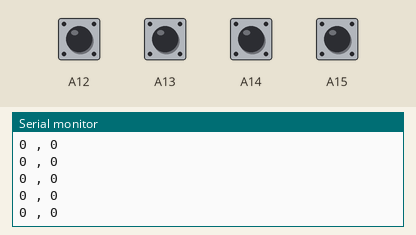
Recording of a sketch running on a simulated Arduino Mega 2560, built with avr-gcc and run on an emulated ATmega2560. Parts: the last lines printed to the serial monitor. The test bench sets the inputs (shaded band); at power-on: A12–15 HIGH.

Above: at 1.2 s.
1.3 s: A12 pulled LOW for 0.15 s
At 1.35 s:
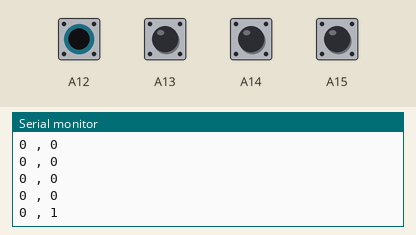
2.9 s: A13 pulled LOW for 0.15 s
At 2.93 s:
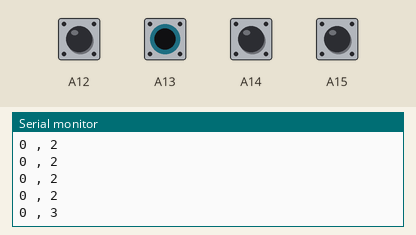
4.5 s: A14 pulled LOW for 0.15 s
At 4.52 s:
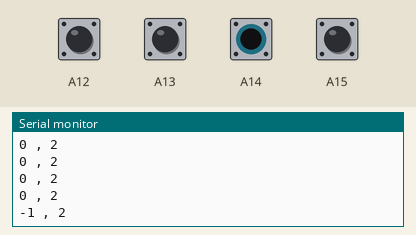
7.6 s: A15 pulled LOW for 0.15 s
At 7.64 s:
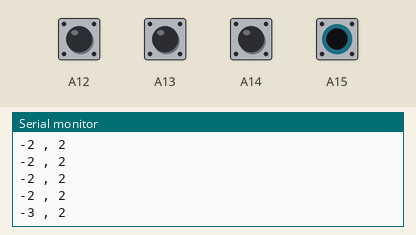
9.2 s: A12 pulled LOW for 1 s
At 9.23 s:
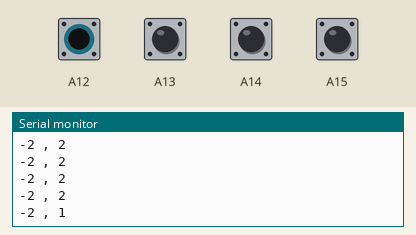
11.7 s: A13 pulled LOW for 1 s
At 11.74 s:
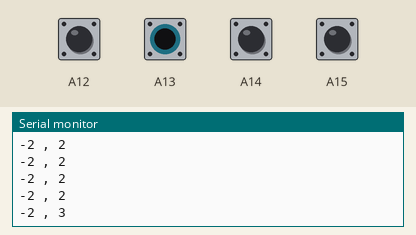
Timing chart, 0 to 14.7 s (numbered marks = the images above; inputs shaded):
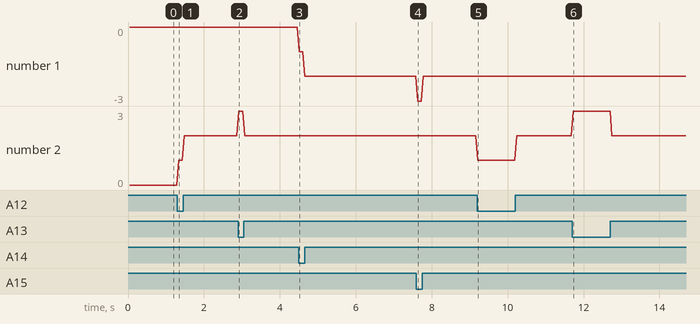

The sketch:

SimpleEncoderExample.ino
```cpp
#include <QuadratureEncoder.h>
// must also have enableInterrupt.h library

// Use any 2 pins for interrupt, this utilizes EnableInterrupt Library.
// Even analog pins can be used. A0 = 14,A1=15,..etc for arduino nano/uno

// Max number of Encoders object you can create is 4. This example only uses 2.

Encoders leftEncoder(A14, A15);	// Create an Encoder object name leftEncoder, using digitalpin 2 & 3
Encoders rightEncoder(A13 , A12); // Encoder object name rightEncoder using analog pin A0 and A1

void setup() {
  Serial.begin(9600);
}


unsigned long lastMilli = 0;

void loop() {
  // put your main code here, to run repeatedly:
  // print encoder count every 50 millisecond
  if(millis()-lastMilli > 50){

    long currentLeftEncoderCount = leftEncoder.getEncoderCount();
    long currentRightEncoderCount = rightEncoder.getEncoderCount();

    Serial.print(currentLeftEncoderCount);
    Serial.print(" , ");
    Serial.println(currentRightEncoderCount);

    lastMilli = millis();
  }
  //  delay(1000);
}
```

Measured:
- after the input at 1.3 s, the serial monitor: prints a new line at once (image 1)
- after the input at 2.9 s, the serial monitor: prints a new line at once (image 2)
- after the input at 4.5 s, the serial monitor: prints a new line at once (image 3)
- after the input at 7.6 s, the serial monitor: prints a new line at once (image 4)
- after the input at 9.2 s, the serial monitor: prints a new line at once (image 5)
- after the input at 11.7 s, the serial monitor: prints a new line at once (image 6)
- plotted number 1: 0 → -2 after the input at 4.5 s
- plotted number 2: 0 → 2 after the input at 1.3 s
